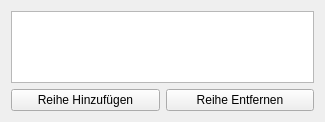
                   <widget class="QWidget" name="page_8">
                    <property name="geometry">
                     <rect>
                      <x>0</x>
                      <y>0</y>
                      <width>325</width>
                      <height>122</height>
                     </rect>
                    </property>
                    <attribute name="label">
                     <string>Allgemeine Sonderfertigkeiten</string>
                    </attribute>
                    <layout class="QVBoxLayout" name="verticalLayout_63">
                     <item>
                      <widget class="QTableWidget" name="sonderfTable_dsa5">
                       <property name="dragEnabled">
                        <bool>true</bool>
                       </property>
                       <property name="dragDropMode">
                        <enum>QAbstractItemView::DragDrop</enum>
                       </property>
                       <property name="defaultDropAction">
                        <enum>Qt::MoveAction</enum>
                       </property>
                       <property name="alternatingRowColors">
                        <bool>true</bool>
                       </property>
                       <property name="columnCount">
                        <number>1</number>
                       </property>
                       <attribute name="horizontalHeaderVisible">
                        <bool>false</bool>
                       </attribute>
                       <attribute name="horizontalHeaderStretchLastSection">
                        <bool>true</bool>
                       </attribute>
                       <column/>
                      </widget>
                     </item>
                     <item>
                      <layout class="QHBoxLayout" name="horizontalLayout_18">
                       <item>
                        <widget class="QPushButton" name="addSonderf_dsa5">
                         <property name="text">
                          <string>Reihe Hinzufügen</string>
                         </property>
                        </widget>
                       </item>
                       <item>
                        <widget class="QPushButton" name="removeSonderf_dsa5">
                         <property name="text">
                          <string>Reihe Entfernen</string>
                         </property>
                        </widget>
                       </item>
                      </layout>
                     </item>
                    </layout>
                   </widget>
